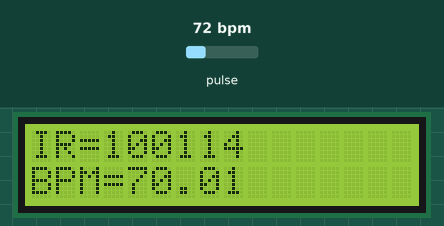
The sketch below on a simulated Arduino Uno, built with avr-gcc and run on an emulated ATmega328P. Shown: 16×2 character LCD. The test bench sets the inputs (shaded band); at power-on: pulse 72 bpm.

Above: at 2.2 s.
2.3 s: pulse set to 42 bpm
At 2.48 s:
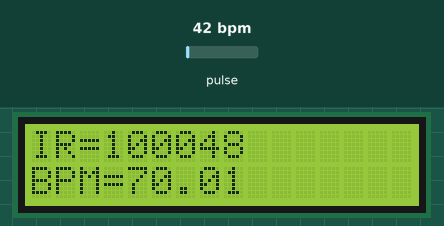
3.8 s: pulse set to 70 bpm
At 4.04 s:
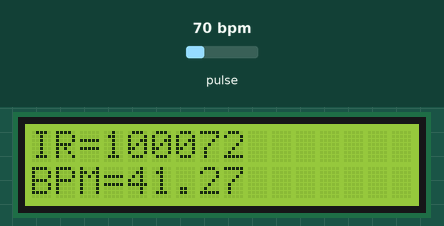
5.3 s: pulse set to 100 bpm
At 5.6 s:
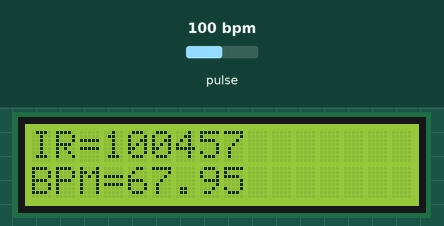
Timing chart, 0 to 8.3 s (numbered marks = the images above; inputs shaded):
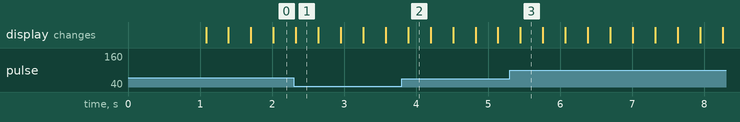

The sketch:

max3010x_frequencia_cardiaca.ino
```cpp
// Leitura de batimentos cardíacos utilizando Arduino Uno
// Programa baseado no Exemplo 5:HeartRate da biblioteca MAX30105
// Modificado por Lucas Jácome e Erick León, 2022.

#include <LiquidCrystal.h>
#include <Wire.h>
#include "MAX30105.h"
#include "heartRate.h"

LiquidCrystal lcd(12, 11, 5, 4, 3, 2); // pinos usados no LCD: (rs, enable, d4, d5, d6, d7)
MAX30105 particleSensor;

const byte RATE_SIZE = 4; // Número de medidas usadas na média
byte rates[RATE_SIZE];    // Vetor de medidas de frequência
byte rateSpot = 0;        // guarda a posição atual do vetor
long lastBeat = 0;        // Instante em que ocorreu a última batida cardíaca
float beatsPerMinute;     // frequência (batidas por minuto)
int beatAvg;              // média da frequência

// esta função só roda uma vez, no início
void setup()
{
    // Inicializa o display
    lcd.begin(16, 2); // usando um display LCD de 16x2 caracteres
    lcd.clear();
    lcd.setCursor(0, 0);

    // Initializa o sensor, usando a porta I2C padrão, velocidade de 400kHz
    if (!particleSensor.begin(Wire, I2C_SPEED_FAST))
    {
        lcd.print("Sensor nao encontrado ");
        while (1); // Se não encontra o sensor, fica parado aqui em um loop infinito
    }

    lcd.print("Coloque seu dedo");
    delay(1000);

    // Configura o sensor
    particleSensor.setup();
    // Liga o LED vermelho para inidicar que o sensor está ligado
    particleSensor.setPulseAmplitudeRed(0x0A);
    // desliga o LED verde
    particleSensor.setPulseAmplitudeGreen(0);
}

// esta função se repete indefinidamente
void loop()
{
    long irValue = particleSensor.getIR();

    if (checkForBeat(irValue) == true) // verifica se ocorreu uma batida
    {
        // A batida ocorreu
        long delta = millis() - lastBeat; // mede o intervalo desde a última batida
        lastBeat = millis(); // guarda o instante desta batida

        beatsPerMinute = 60 / (delta / 1000.0); // calcula a frequência em batidas por minuto

        if (beatsPerMinute < 255 && beatsPerMinute > 20) // se o valor for válido...
        {
            rates[rateSpot++] = (byte)beatsPerMinute; // Armazena a leitura no vetor
            rateSpot %= RATE_SIZE; // muda a posição da medida no vetor

            // Calcula a média das leituras
            beatAvg = 0;
            for (byte x = 0 ; x < RATE_SIZE ; x++)
                beatAvg += rates[x];
            beatAvg /= RATE_SIZE;
        }
    }

    // Mostra as informações no LCD
    lcd.clear();
    lcd.setCursor(0, 0);
    lcd.print("IR=");
    lcd.print(irValue);
    lcd.setCursor(0, 1);
    if (irValue < 50000){
        lcd.print("SEM DEDO? ");
    } else{
        lcd.print("BPM=");
        lcd.print(beatsPerMinute);
    }
    delay(10);
}
```
